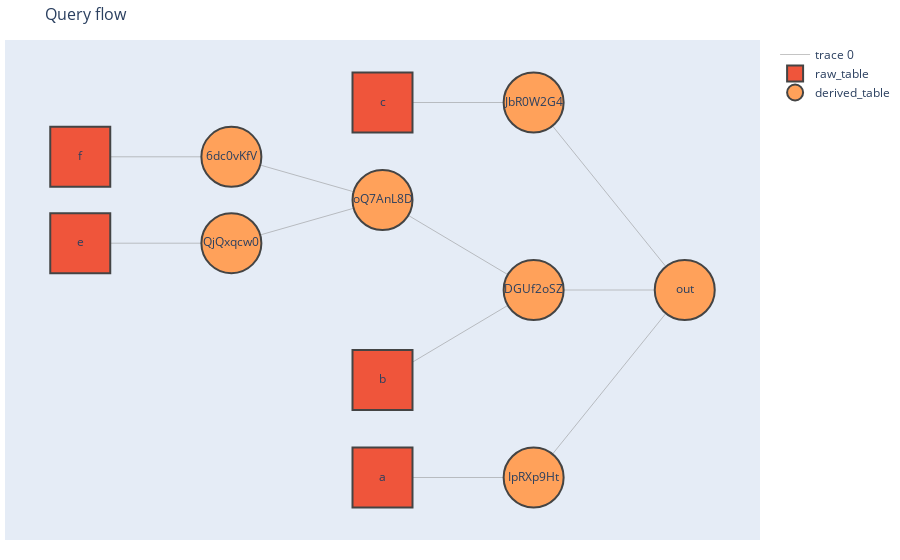

Notebook source saved alongside this figure:
### Code cell
test_query_obj_4.plot_query()

### Figure 1 — Plotly figure (JSON) as saved in the notebook; plotly's stock layout.template omitted (floating-point values rounded to 4 significant figures)
{"data": [{"hoverinfo": "none", "line": {"color": "#888", "width": 0.5}, "mode": "lines", "type": "scatter", "x": [-15, -10, null, -5, 0, null, -5, 0, null, -5, 0, null, -15, -10, null, -10, -5, null, -10, -5, null, -10, -5, null, -20, -15, null, -20, -15, null, -10, -5, null], "y": [0.3552, 0.24, null, 0, 0, null, -0.5, 0, null, 0.5, 0, null, 0.1248, 0.24, null, -0.5, -0.5, null, -0.24, 0, null, 0.5, 0.5, null, 0.1248, 0.1248, null, 0.3552, 0.3552, null, 0.24, 0, null]}, {"hovertemplate": "%{hovertext}", "hovertext": ["<b>a</b> (a) <br><b>raw_table</b>: <br><br><b>Successors</b>: IpRXp9Ht<br>", "<b>b</b> (b) <br><b>raw_table</b>: <br><br><b>Successors</b>: DGUf2oSZ<br>", "<b>c</b> (c) <br><b>raw_table</b>: <br><br><b>Successors</b>: JbR0W2G4<br>", "<b>e</b> (e) <br><b>raw_table</b>: <br><br><b>Successors</b>: QjQxqcw0<br>", "<b>f</b> (f) <br><b>raw_table</b>: <br><br><b>Successors</b>: 6dc0vKfV<br>"], "marker": {"line": {"width": 2}, "size": 60, "symbol": "square"}, "mode": "markers+text", "name": "raw_table", "text": ["a", "b", "c", "e", "f"], "type": "scatter", "x": [-10, -10, -10, -20, -20], "y": [-0.5, -0.24, 0.5, 0.1248, 0.3552]}, {"hovertemplate": "%{hovertext}", "hovertext": [], "marker": {"line": {"width": 2}, "size": 30, "symbol": "triangle-right"}, "mode": "markers+text", "name": "filter", "text": [], "type": "scatter", "x": [], "y": []}, {"hovertemplate": "%{hovertext}", "hovertext": [], "marker": {"line": {"width": 2}, "size": 30, "symbol": "triangle-right"}, "mode": "markers+text", "name": "aggregate", "text": [], "type": "scatter", "x": [], "y": []}, {"hovertemplate": "%{hovertext}", "hovertext": ["<b>6dc0vKfV</b> (6dc0vKfV) <br><b>derived_table</b>: <br><b>columns:</b> \n  *=*\n<br><br><b>Predecessors</b>: f<br><br><b>Successors</b>: oQ7AnL8D<br>", "<b>DGUf2oSZ</b> (DGUf2oSZ) <br><b>derived_table</b>: <br><b>columns:</b> \n  id=b_id,<br>\n  f=d1\n<br><br><b>Predecessors</b>: b,oQ7AnL8D<br>combine type: join<br>oQ7AnL8D(d):left join on b.b_id = d.d_id<br><br><b>Successors</b>: out<br>", "<b>IpRXp9Ht</b> (IpRXp9Ht) <br><b>derived_table</b>: <br><b>columns:</b> \n  *=*\n<br><br><b>Predecessors</b>: a<br><br><b>Successors</b>: out<br>", "<b>JbR0W2G4</b> (JbR0W2G4) <br><b>derived_table</b>: <br><b>columns:</b> \n  id=c_id,<br>\n  f=c1\n<br><br><b>Predecessors</b>: c<br><br><b>Successors</b>: out<br>", "<b>QjQxqcw0</b> (QjQxqcw0) <br><b>derived_table</b>: <br><b>columns:</b> \n  *=*\n<br><br><b>Predecessors</b>: e<br><br><b>Successors</b>: oQ7AnL8D<br>", "<b>oQ7AnL8D</b> (oQ7AnL8D) <br><b>derived_table</b>: <br><b>columns:</b> \n  *=*\n<br><br><b>Predecessors</b>: QjQxqcw0,6dc0vKfV<br>combine type: union<br><b>Successors</b>: DGUf2oSZ<br>", "<b>out</b> (out) <br><b>derived_table</b>: <br><b>columns:</b> \n  id=id,<br>\n  f=f\n<br><br><b>Predecessors</b>: IpRXp9Ht,DGUf2oSZ,JbR0W2G4<br>combine type: union"], "marker": {"line": {"width": 2}, "size": 60, "symbol": "circle"}, "mode": "markers+text", "name": "derived_table", "text": ["6dc0vKfV", "DGUf2oSZ", "IpRXp9Ht", "JbR0W2G4", "QjQxqcw0", "oQ7AnL8D", "out"], "type": "scatter", "x": [-15, -5, -5, -5, -15, -10, 0], "y": [0.3552, 0, -0.5, 0.5, 0.1248, 0.24, 0]}], "layout": {"hovermode": "closest", "margin": {"b": 20, "l": 5, "r": 5, "t": 40}, "showlegend": true, "title": {"font": {"size": 16}, "text": "Query flow"}, "xaxis": {"showgrid": false, "showticklabels": false, "zeroline": false}, "yaxis": {"showgrid": false, "showticklabels": false, "zeroline": false}}}
